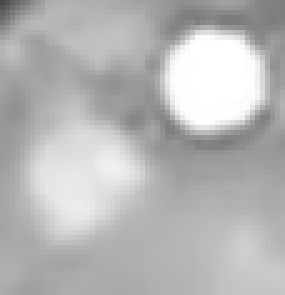
#> input picture pixel-count/mouseimg_cropped2.png, 57 x 59 px (shown 5 times larger)
$ python edge.py --area 1.0   (Python 2 division)
#> lines starting #> are read from the running program, lines starting #| are printed output that depends on the picture; after the words box and inside, x2 and y2 are one past the last pixel; in counts of white or black regions, pixels touching at a corner belong together; long printed decimals are rounded
# Source: https://www.thepythoncode.com/article/contour-detection-opencv-python
import numpy as np
import cv2
import matplotlib.pyplot as plt
import argparse

# https://www.pyimagesearch.com/2015/04/20/sorting-contours-using-python-and-opencv/
def sort_contours(cnts, method="left-to-right"):
	# initialize the reverse flag and sort index
	reverse = False
	i = 0
	# handle if we need to sort in reverse
	if method == "right-to-left" or method == "bottom-to-top":
		reverse = True
	# handle if we are sorting against the y-coordinate rather than
	# the x-coordinate of the bounding box
	if method == "top-to-bottom" or method == "bottom-to-top":
		i = 1
	# construct the list of bounding boxes and sort them from top to
	# bottom
	boundingBoxes = [cv2.boundingRect(c) for c in cnts]
	(cnts, boundingBoxes) = zip(*sorted(zip(cnts, boundingBoxes),
		key=lambda b:b[1][i], reverse=reverse))
	# return the list of sorted contours and bounding boxes
	return (cnts, boundingBoxes)

ap = argparse.ArgumentParser()
ap.add_argument("-a", "--area", type=float, required=True,
    help="area of the left-most object in the image (in mm)")
args = vars(ap.parse_args())

# read the image
#image=cv2.imread("circles.png",0)
# gray=cv2.imread("circles.png",0)
# gray=cv2.imread("img1.png",0)
gray=cv2.imread("mouseimg_cropped2.png",0)
#> gray is the input picture: shape (59, 57); min 73, max 255, mean 182.9
# convert to RGB
#image = cv2.cvtColor(image, cv2.COLOR_BGR2RGB)
# convert to grayscale
#gray = cv2.cvtColor(image, cv2.COLOR_RGB2GRAY)
gray = cv2.medianBlur(gray, 5)
# create a binary thresholded image
ret, binary = cv2.threshold(gray, 207, 255, cv2.THRESH_BINARY_INV)
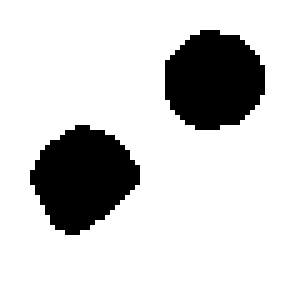
#> binary: shape (59, 57) (shown 5 times larger); 81.1% white; 2 black regions
# binary = cv2.adaptiveThreshold(gray, 255, cv2.ADAPTIVE_THRESH_MEAN_C,\
#             cv2.THRESH_BINARY, 11, 2)
# binary = cv2.adaptiveThreshold(gray,255,cv2.ADAPTIVE_THRESH_GAUSSIAN_C,\
# 			cv2.THRESH_BINARY,11,2)
# show it
plt.imshow(binary, cmap="gray")
plt.show()

# find the contours from the thresholded image
# contours, hierarchy = cv2.findContours(binary, cv2.RETR_EXTERNAL, cv2.CHAIN_APPROX_NONE)
contours, hierarchy = cv2.findContours(binary, cv2.RETR_LIST, cv2.CHAIN_APPROX_NONE)
#> contours = 3 contours; box (x1, y1, x2, y2) and area: (0, 0, 57, 59) 3248, (5, 24, 29, 48) 352, (32, 5, 54, 27) 338

print("Contours found: ", len(contours))
#| Contours found:  3
if len(contours) <= 1 :
	print("Unable to detect 2 contours!")
if len(contours) >= 3 :
	print("Detecting more than 2 contours!")

sorted_cnts, boundingBoxes = sort_contours(contours, "right-to-left")
#> in sort_contours, `boundingBoxes = [cv2.boundingRect(c) for c in cnts]`: boundingBoxes = [(5, 24, 24, 24), (32, 5, 22, 22), (0, 0, 57, 59)]
#> in sort_contours, `(cnts, boundingBoxes) = zip(*sorted(zip(cnts, boundingBoxes), key=lamb..`: cnts has the same summary as contours outside sort_contours; boundingBoxes = ((32, 5, 22, 22), (5, 24, 24, 24), (0, 0, 57, 59))
#> sorted_cnts has the same summary as contours; boundingBoxes = ((32, 5, 22, 22), (5, 24, 24, 24), (0, 0, 57, 59))
# print(sorted_cnts[0])

#Show Positions of Objects
x1,y1,w1,h1 = cv2.boundingRect(sorted_cnts[0])
#> x1 = 32; y1 = 5; w1 = 22; h1 = 22
img = cv2.rectangle(gray, (x1, y1), (x1 + w1, y1 + h1), (36,255,12), 1)
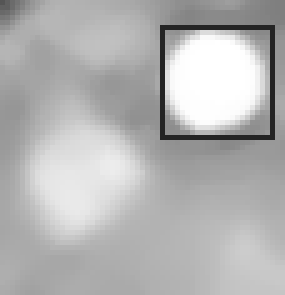
#> img: shape (59, 57) (shown 5 times larger); min 36, max 255, mean 179.8
cv2.putText(img, 'Reference', (x1, y1+h1+10), cv2.FONT_HERSHEY_SIMPLEX, 0.2, (36,255,12), 1)
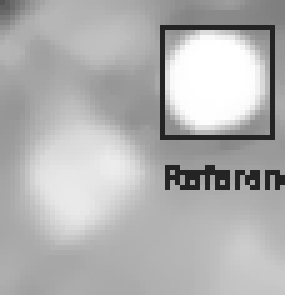
#> img: shape (59, 57) (shown 5 times larger); 2.02% of pixels changed, all inside (x1, y1, x2, y2) = (33, 33, 57, 38)

x2,y2,w2,h2 = cv2.boundingRect(sorted_cnts[1])
#> x2 = 5; y2 = 24; w2 = 24; h2 = 24
img = cv2.rectangle(img, (x2, y2), (x2 + w2, y2 + h2), (36,255,12), 1)
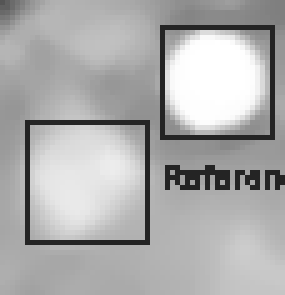
#> img: shape (59, 57) (shown 5 times larger); 2.85% of pixels changed, all inside (x1, y1, x2, y2) = (5, 24, 30, 49)
cv2.putText(img, 'Object', (x2, y2-10), cv2.FONT_HERSHEY_SIMPLEX, 0.2, (36,255,12), 1)
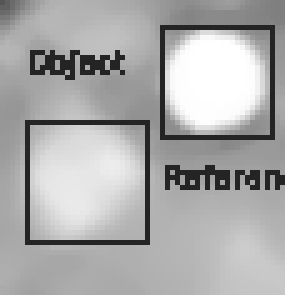
#> img: shape (59, 57) (shown 5 times larger); 1.81% of pixels changed, all inside (x1, y1, x2, y2) = (6, 10, 25, 16)

# draw all contours
image = cv2.drawContours(img, sorted_cnts, -1, (0, 127, 0), 2)
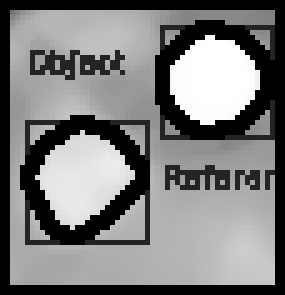
#> image: shape (59, 57) (shown 5 times larger); min 0, max 255, mean 124.7
# show the image with the drawn contours
plt.imshow(image)
plt.show()

refArea = cv2.contourArea(sorted_cnts[0])
#> refArea = 338.5
objArea = cv2.contourArea(sorted_cnts[1])
#> objArea = 352

if objArea > refArea :
	print("Object appears to have greater area than reference!")

areaPerPixel = args["area"] / refArea;
#> areaPerPixel = 0.00295
calculatedArea = objArea * areaPerPixel
#> calculatedArea = 1.04

# Formula = pixels^2 * (mm/pixels)^2 = mm^2 ??
#calculatedArea = objArea * ((1/pixelsPerMetric) ** 2)

print "Area Per Pixel: ", areaPerPixel
#| Area Per Pixel:  0.002954
print "Ref Area: ", refArea
#| Ref Area:  338.5
print "Obj Area: ", objArea
#| Obj Area:  352.0
print "Real Area in mm: ", calculatedArea
#| Real Area in mm:  1.040

$ run again, with pixel-count/circles.png copied over pixel-count/mouseimg_cropped2.png
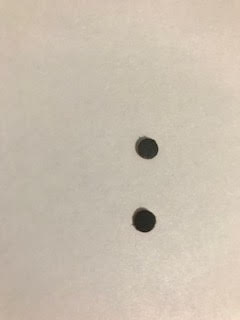
#> input picture pixel-count/circles.png, 240 x 320 px
#> `ret, binary = cv2.threshold(gray, 207, 255, cv2.THRESH_BINARY_INV)`:
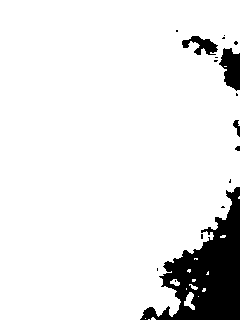
#> binary: shape (320, 240); 90.8% white; 17 black regions (12 under 20 px)
#> contours = 30 contours, 26 with area under 20; largest, box (x1, y1, x2, y2) and area: (0, 0, 240, 320) 69218, (181, 35, 219, 56) 410, (184, 292, 195, 310) 88, (170, 279, 180, 286) 34
#| Contours found:  30
#> in sort_contours, `boundingBoxes = [cv2.boundingRect(c) for c in cnts]`: boundingBoxes = 30 items, first 6: (148, 319, 2, 1), (145, 318, 1, 1), (151, 317, 5, 3), (198, 296, 1, 1), (184, 292, 11, 18), (202, 288, 4, 4)
#> in sort_contours, `(cnts, boundingBoxes) = zip(*sorted(zip(cnts, boundingBoxes), key=lamb..`: cnts has the same summary as contours outside sort_contours; boundingBoxes = 30 items, first 6: (238, 196, 2, 3), (235, 92, 4, 5), (233, 40, 6, 6), (228, 178, 4, 6), (224, 66, 3, 1), (223, 34, 3, 3)
#> `sorted_cnts, boundingBoxes = sort_contours(contours, "right-to-left")`: sorted_cnts has the same summary as contours
#> x1 = 238; y1 = 196; w1 = 2; h1 = 3
#> x2 = 235; y2 = 92; w2 = 4; h2 = 5
#> `image = cv2.drawContours(img, sorted_cnts, -1, (0, 127, 0), 2)`:
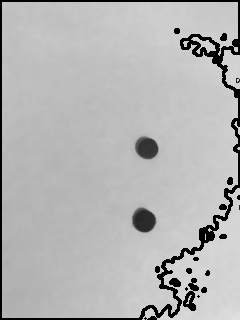
#> image: shape (320, 240); min 0, max 225, mean 180.3
#> refArea = 1.5
#> objArea = 8.5
#> areaPerPixel = 0.667
#> calculatedArea = 5.67
#| Area Per Pixel:  0.6667
#| Ref Area:  1.5
#| Obj Area:  8.5
#| Real Area in mm:  5.667
